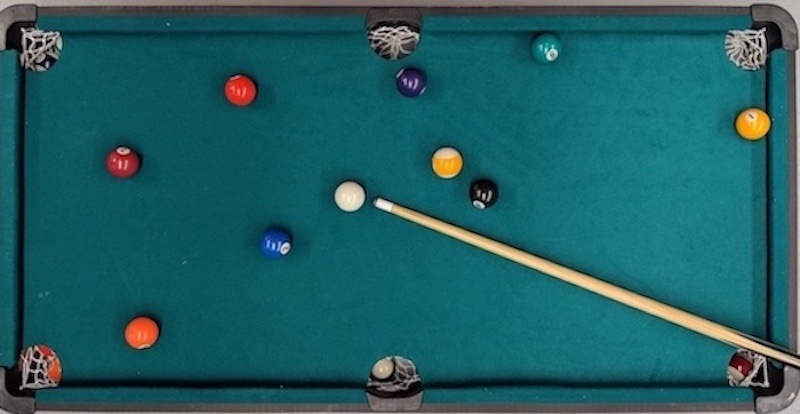
#> input picture pool.jpg, 800 x 414 px
$ python contourDemo.py
#> lines starting #> are read from the running program, lines starting #| are printed output that depends on the picture
#> further down, src is the input picture: shape (414, 800, 3); mean B, G, R 98.8, 94.3, 30.5
#> `src_gray = cv.cvtColor(src, cv.COLOR_BGR2GRAY)`:
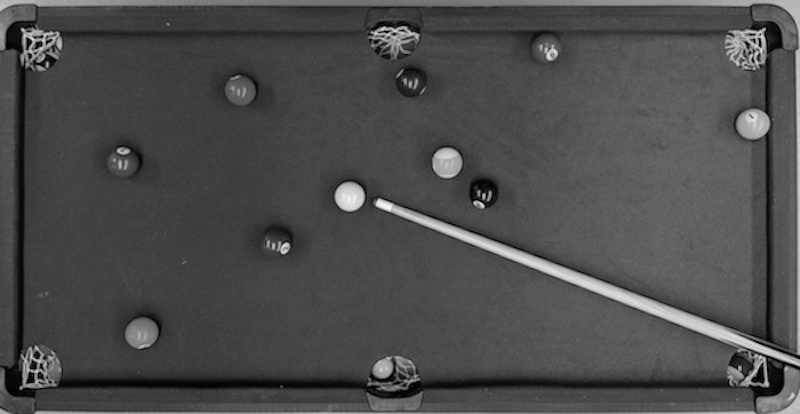
#> src_gray: shape (414, 800); min 0, max 247, mean 75.7


from __future__ import print_function
import cv2 as cv
import numpy as np
import argparse
import random as rng

rng.seed(12345)

def thresh_callback(val):
#> called with val = 100
    threshold = val

    ## [Canny]
    # Detect edges using Canny
    canny_output = cv.Canny(src_gray, threshold, threshold * 2)
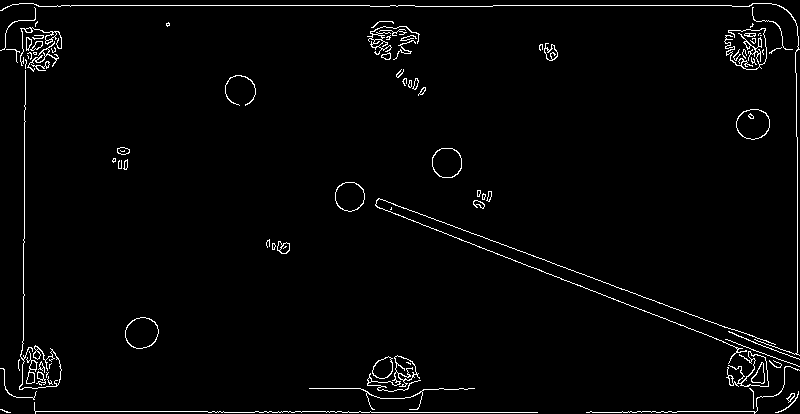
#> canny_output: shape (414, 800); 2.3% white in thin lines or dots
    ## [Canny]

    ## [findContours]
    # Find contours
    _, contours = cv.findContours(canny_output, cv.RETR_TREE, cv.CHAIN_APPROX_SIMPLE)
#> contours = 138 rows, first 6: [1, -1, -1, -1], [2, 0, -1, -1], [4, 1, 3, -1], [-1, -1, -1, 2], [5, 2, -1, -1], [6, 4, -1, -1]
    ## [findContours]
    # print(contours)

    ## [allthework]
    # Approximate contours to polygons + get bounding rects and circles
    contours_poly = [None]*len(contours)
#> contours_poly = 1 item
    boundRect = [None]*len(contours)
#> boundRect = 1 item
    centers = [None]*len(contours)
#> centers = 1 item
    radius = [None]*len(contours)
#> radius = 1 item
    for i in range(len(contours[0])):
        c = contours[0][i]
    # for i, c in enumerate(contours):
        print(str(i) + " " + str(c))
        contours_poly[i] = cv.approxPolyDP(c, 3, True)
        boundRect[i] = cv.boundingRect(contours_poly[i])
        centers[i], radius[i] = cv.minEnclosingCircle(contours_poly[i])
#> this loop made 1 pass
#| 0 [ 1 -1 -1 -1]
    ## [allthework]

    ## [zeroMat]
    drawing = np.zeros((canny_output.shape[0], canny_output.shape[1], 3), dtype=np.uint8)
    ## [zeroMat]

    ## [forContour]
    # Draw polygonal contour + bonding rects + circles
    for i in range(len(contours)):
        color = (rng.randint(0,256), rng.randint(0,256), rng.randint(0,256))
        cv.drawContours(drawing, contours_poly, i, color)
        cv.rectangle(drawing, (int(boundRect[i][0]), int(boundRect[i][1])), \
          (int(boundRect[i][0]+boundRect[i][2]), int(boundRect[i][1]+boundRect[i][3])), color, 2)
        cv.circle(drawing, (int(centers[i][0]), int(centers[i][1])), int(radius[i]), color, 2)
    ## [forContour]

    ## [showDrawings]
    # Show in a window
    cv.imshow('Contours', drawing)
    ## [showDrawings]

## [setup]
# Load source image
parser = argparse.ArgumentParser(description='Code for Creating Bounding boxes and circles for contours tutorial.')
parser.add_argument('--input', help='Path to input image.', default='pool.jpg')
args = parser.parse_args()

src = cv.imread(cv.samples.findFile(args.input))
if src is None:
    print('Could not open or find the image:', args.input)
    exit(0)

# Convert image to gray and blur it
src_gray = cv.cvtColor(src, cv.COLOR_BGR2GRAY)
src_gray = cv.blur(src_gray, (3,3))
## [setup]

## [createWindow]
# Create Window
source_window = 'Source'
cv.namedWindow(source_window)
cv.imshow(source_window, src)
## [createWindow]
## [trackbar]
max_thresh = 255
thresh = 100 # initial threshold
cv.createTrackbar('Canny thresh:', source_window, thresh, max_thresh, thresh_callback)
#> (the run stopped early here; a loop or call above may not have finished)
